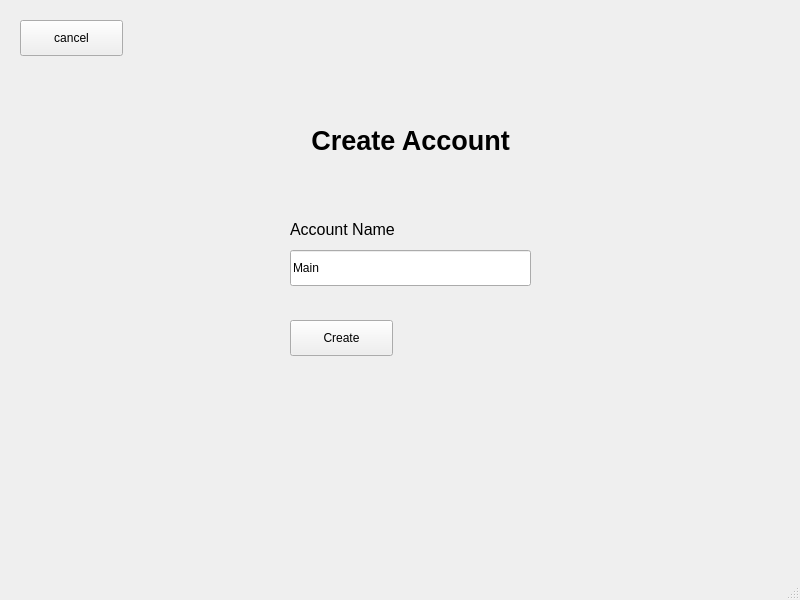
<?xml version="1.0" encoding="UTF-8"?>
<ui version="4.0">
 <class>MainWindow</class>
 <widget class="QMainWindow" name="MainWindow">
  <property name="geometry">
   <rect>
    <x>0</x>
    <y>0</y>
    <width>800</width>
    <height>600</height>
   </rect>
  </property>
  <property name="windowTitle">
   <string>Create Account</string>
  </property>
  <widget class="QWidget" name="centralwidget">
   <widget class="QLineEdit" name="accountNameEdit">
    <property name="geometry">
     <rect>
      <x>290</x>
      <y>250</y>
      <width>241</width>
      <height>36</height>
     </rect>
    </property>
    <property name="text">
     <string>Main</string>
    </property>
   </widget>
   <widget class="QLabel" name="label_3">
    <property name="geometry">
     <rect>
      <x>290</x>
      <y>220</y>
      <width>271</width>
      <height>19</height>
     </rect>
    </property>
    <property name="font">
     <font>
      <pointsize>12</pointsize>
     </font>
    </property>
    <property name="text">
     <string>Account Name</string>
    </property>
   </widget>
   <widget class="QPushButton" name="cancelBT">
    <property name="geometry">
     <rect>
      <x>20</x>
      <y>20</y>
      <width>103</width>
      <height>36</height>
     </rect>
    </property>
    <property name="text">
     <string>cancel</string>
    </property>
   </widget>
   <widget class="QLabel" name="label_2">
    <property name="geometry">
     <rect>
      <x>180</x>
      <y>70</y>
      <width>461</width>
      <height>141</height>
     </rect>
    </property>
    <property name="font">
     <font>
      <pointsize>20</pointsize>
      <weight>75</weight>
      <italic>false</italic>
      <bold>true</bold>
     </font>
    </property>
    <property name="text">
     <string>Create Account</string>
    </property>
    <property name="textFormat">
     <enum>Qt::AutoText</enum>
    </property>
    <property name="alignment">
     <set>Qt::AlignCenter</set>
    </property>
   </widget>
   <widget class="QPushButton" name="createBT">
    <property name="geometry">
     <rect>
      <x>290</x>
      <y>320</y>
      <width>103</width>
      <height>36</height>
     </rect>
    </property>
    <property name="text">
     <string>Create</string>
    </property>
   </widget>
  </widget>
  <widget class="QStatusBar" name="statusbar"/>
 </widget>
 <resources/>
 <connections/>
</ui>
